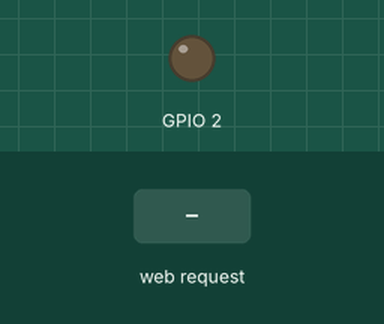
This sketch was run on a simulated ESP32. On the bench: output pins drawn as LEDs (lit = HIGH). The test bench sets the inputs (shaded band). WiFi joins after 1.5 s; servers stay silent unless stated; what the sketch prints to the serial monitor is not drawn.

Above: at 2.7 s.
2.8 s: HTTP request GET /ledon received
At 4.0 s:
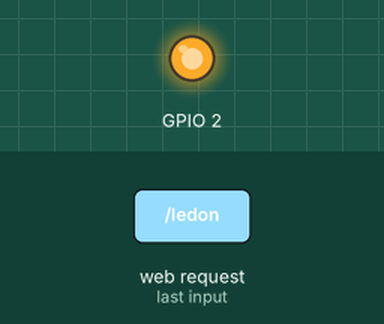
4.3 s: HTTP request GET /ledoff received
At 5.3 s:
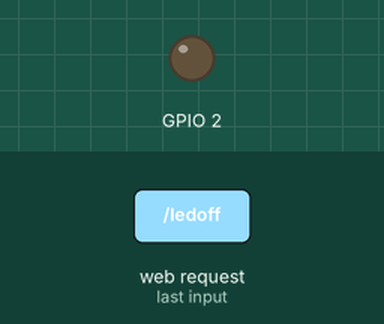
Timing chart, 0 to 7.3 s (numbered marks = the images above; inputs shaded):
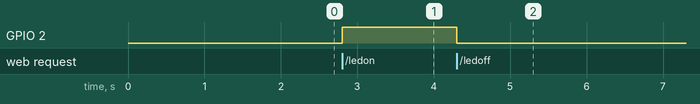

Measured:
- after the input at 2.8 s, GPIO 2: LOW → HIGH at once
- after the input at 4.3 s, GPIO 2: HIGH → LOW at once

The sketch:

webServer.ino
```cpp
#include<WiFi.h>
#include<WebServer.h>

const char *ssid = "SUNBEAM";
const char *password = "1234567890";

WebServer server(80);

void welcome(){
  server.send(200, "text/html", "<html><body><h1>This is welcome page<\h1><body><\html>");
}

void ledon(){
  digitalWrite(2, HIGH);
  server.send(200, "text/html", "<html><body><h1>LED is turned ON<\h1><body><\html>");
}

void ledoff(){
  digitalWrite(2, LOW);
  server.send(200, "text/html", "<html><body><h1>LED is turned OFF<\h1><body><\html>");
}

void setup() {
  // put your setup code here, to run once:
  Serial.begin(115200);

  WiFi.mode(WIFI_STA);
  WiFi.begin(ssid, password);

  pinMode(2, OUTPUT);

  Serial.print("Connecting to WiFi ");
  while(WiFi.status() != WL_CONNECTED){
    delay(500);
    Serial.print(".");
  }
  Serial.println("Connected to WiFi");
  Serial.print("IP Address : ");
  Serial.println(WiFi.localIP());

  server.on("/welcome", HTTP_GET, welcome);
  server.on("/ledon", HTTP_GET, ledon);
  server.on("/ledoff", HTTP_GET, ledoff);

  server.begin();
  Serial.println("Server is listening to clients ....");
}

void loop() {
  // put your main code here, to run repeatedly:
  server.handleClient();
}
```
